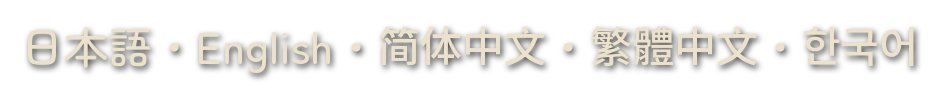
#> input picture chronicle/v2/tools/pv/pv2_lang.png, 937 x 88 px
$ python compare_sheet.py ../pv/pv2_lang.png ../pv/pv2_lang.png ../pv/pv2_lang.png
#> lines starting #> are read from the running program, lines starting #| are printed output that depends on the picture
#!/usr/bin/env python3
"""前後の見比べ: tools/fx_gallery.js --strip の 2 枚（前 = --noimg、後）を行ごとに交互に並べ、左に「前」「後」と技・術の id を書く。
  python3 tools/vfx/compare_sheet.py <before.jpg> <after.jpg> <out.jpg> id id …（--strip に渡した順）"""
import sys
from PIL import Image, ImageDraw

b, a, out, ids = sys.argv[1], sys.argv[2], sys.argv[3], sys.argv[4:]
B, A = Image.open(b).convert('RGB'), Image.open(a).convert('RGB')
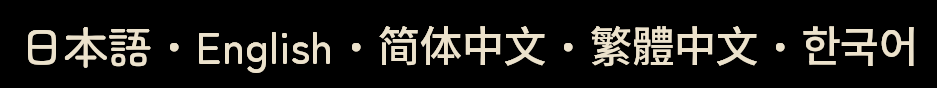
#> B: PIL image 937x88 RGB; mean R, G, B 29.9, 28.6, 25.9
n = len(ids)
#> (the run stopped early here; a loop or call above may not have finished)
